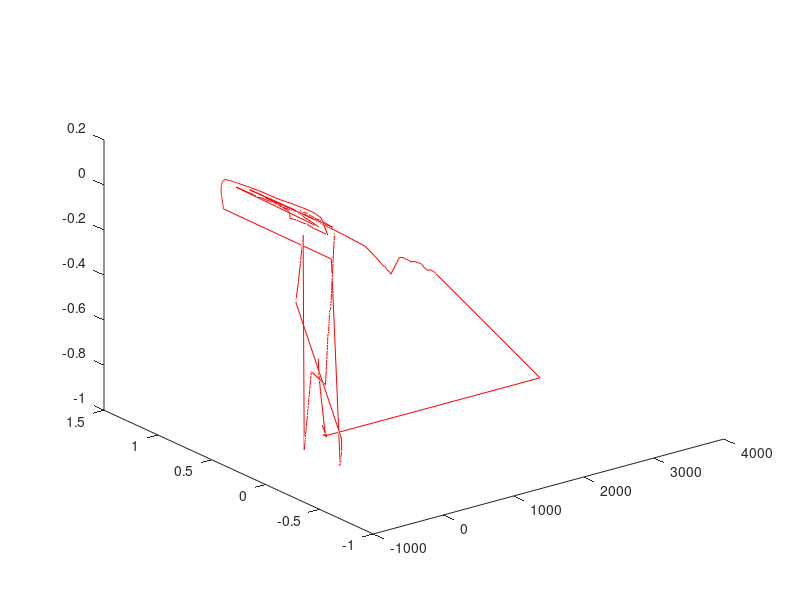
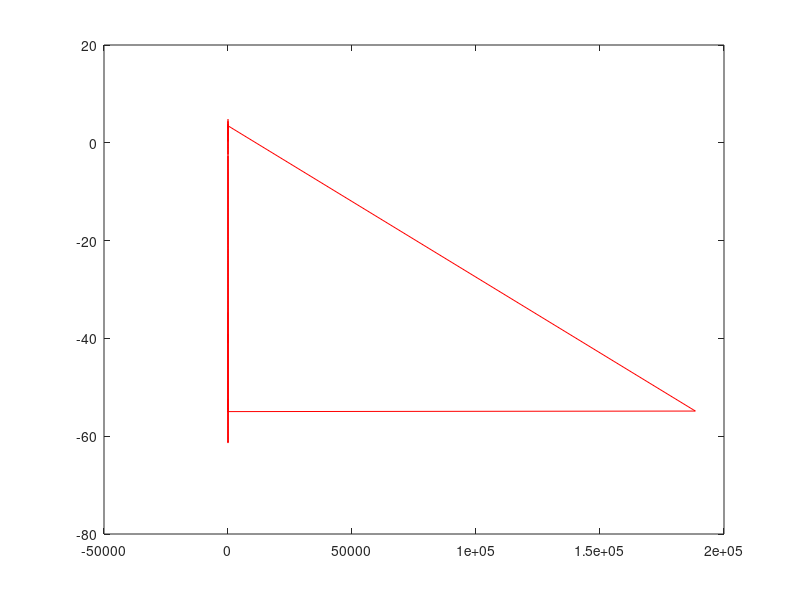

The MATLAB script that drew these images, in order: (Note: this script raises an error after producing the figures.)
% plot 3D trajectory
%% Read txt file 
clear 
addpath('Smartphone_Example');
fid = fopen('KeyFrameTrajectory.txt');
data = textscan(fid,'%10.7f%10.7f%10.7f%10.7f%10.7f%10.7f%10.7f%10.7f','CollectOutput',1);
data = data{:};
fid = fclose(fid);
%trajectory x,y,z
tra=data(:,2:4);
tra(:,3)=-tra(:,3);
figure
plot3(tra(:,1),tra(:,2),tra(:,3),'-r');
figure
plot(tra(:,3),tra(:,1),'-r');


%%  trajectory scale
% p1=[0.8707,2.315];
% p2=[1.029,-0.4775];
% d1= norm(p2-p1);
% % trajectory orien
% k1=p2-p1;
% k1=k1(2)/k1(1);
% 
% %% distance
% d2=172.769784;
% %orientation
% a=[-79.948851,40.445827];
% b=[-79.946812,40.445977];
% k2= b-a;
% k2= k2(2)/k2(1);
% 
% % scale factor
% s=d2/d1;

s=61.7700;
traj=[tra(:,1),tra(:,3)]*s;
plot(traj(:,1),traj(:,2),'-r');
%%
llo=[40.445398, -79.947072]; %GPS of the star point(the first data of tra)
traj2=[traj,zeros(length(traj),1)];
% check the third column.
%Angular direction of flat Earth x-axis (degrees clockwise from north), 
%which is the angle in degrees used for converting flat Earth x and y coordinates 
%to North and East coordinates.
lla1 = flat2lla(traj2, llo,-5.9598, 0);  
lla1(:,3)=[];
figure
plot(lla1(:,2),lla1(:,1),'-r');
